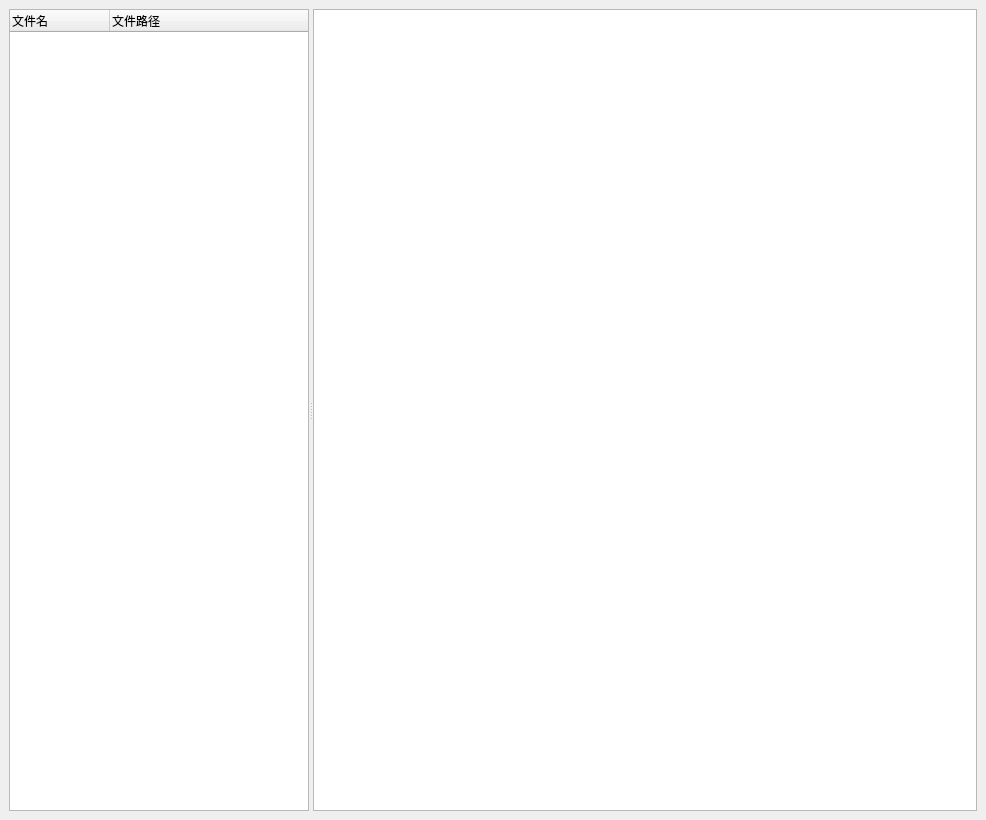
<?xml version="1.0" encoding="UTF-8"?>
<ui version="4.0">
 <class>MainWindow</class>
 <widget class="QMainWindow" name="MainWindow">
  <property name="geometry">
   <rect>
    <x>0</x>
    <y>0</y>
    <width>986</width>
    <height>820</height>
   </rect>
  </property>
  <property name="windowTitle">
   <string>MainWindow</string>
  </property>
  <widget class="QWidget" name="centralwidget">
   <property name="sizePolicy">
    <sizepolicy hsizetype="Expanding" vsizetype="Expanding">
     <horstretch>0</horstretch>
     <verstretch>0</verstretch>
    </sizepolicy>
   </property>
   <layout class="QHBoxLayout" name="horizontalLayout_2">
    <item>
     <layout class="QHBoxLayout" name="horizontalLayout">
      <item>
       <widget class="QSplitter" name="splitter">
        <property name="sizePolicy">
         <sizepolicy hsizetype="Expanding" vsizetype="Expanding">
          <horstretch>0</horstretch>
          <verstretch>0</verstretch>
         </sizepolicy>
        </property>
        <property name="orientation">
         <enum>Qt::Horizontal</enum>
        </property>
        <widget class="QTreeWidget" name="treeWidget_2">
         <property name="sizePolicy">
          <sizepolicy hsizetype="Expanding" vsizetype="Expanding">
           <horstretch>0</horstretch>
           <verstretch>0</verstretch>
          </sizepolicy>
         </property>
         <property name="minimumSize">
          <size>
           <width>300</width>
           <height>0</height>
          </size>
         </property>
         <column>
          <property name="text">
           <string notr="true">文件名</string>
          </property>
         </column>
         <column>
          <property name="text">
           <string>文件路径</string>
          </property>
         </column>
        </widget>
        <widget class="QTableView" name="tableView_2">
         <property name="sizePolicy">
          <sizepolicy hsizetype="Expanding" vsizetype="Expanding">
           <horstretch>1</horstretch>
           <verstretch>0</verstretch>
          </sizepolicy>
         </property>
        </widget>
       </widget>
      </item>
     </layout>
    </item>
   </layout>
  </widget>
  <widget class="QMenuBar" name="menubar">
   <property name="geometry">
    <rect>
     <x>0</x>
     <y>0</y>
     <width>986</width>
     <height>26</height>
    </rect>
   </property>
  </widget>
 </widget>
 <resources/>
 <connections/>
</ui>
